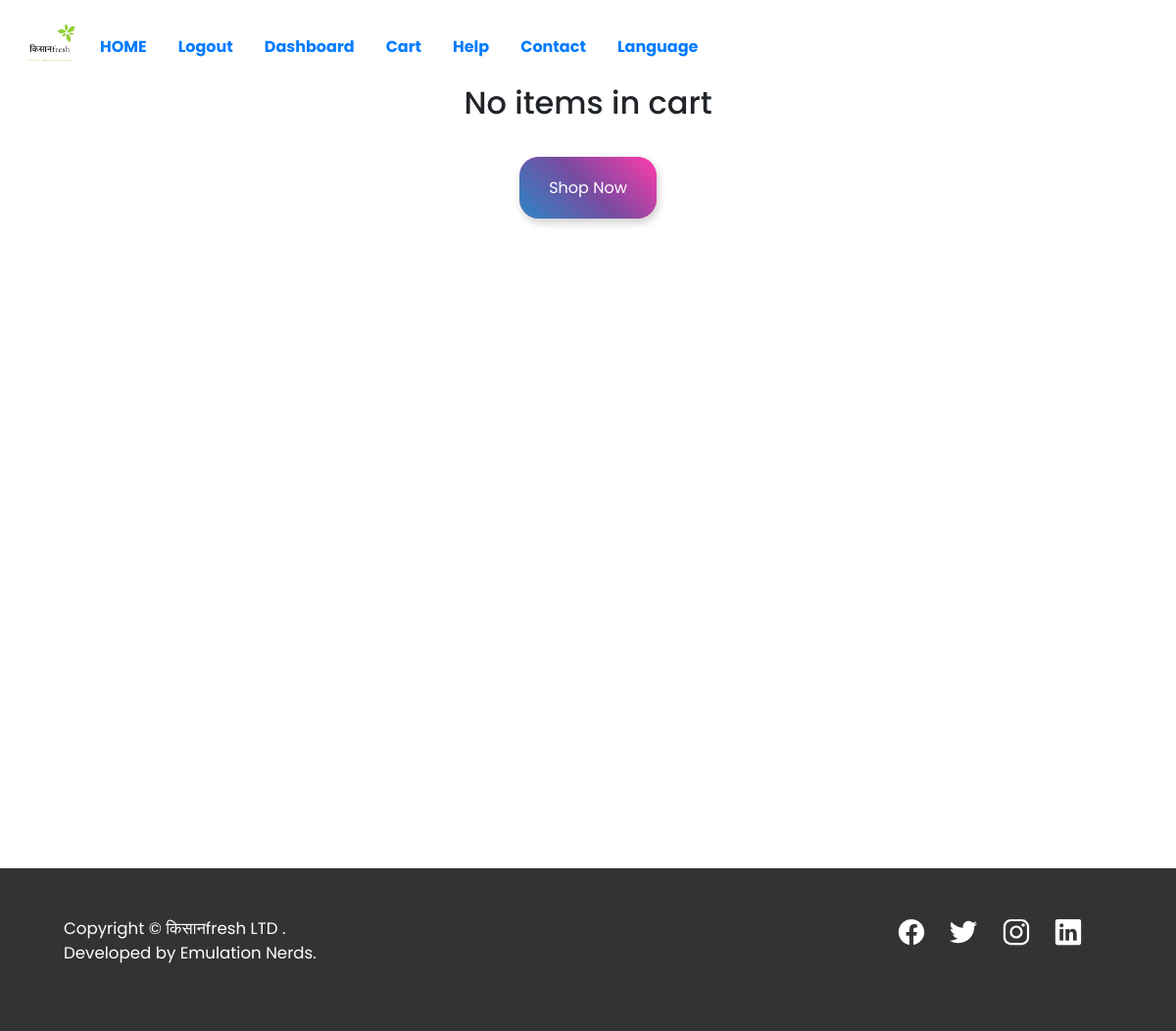
The page /cart/ (signed in) on the database as committed earlier.
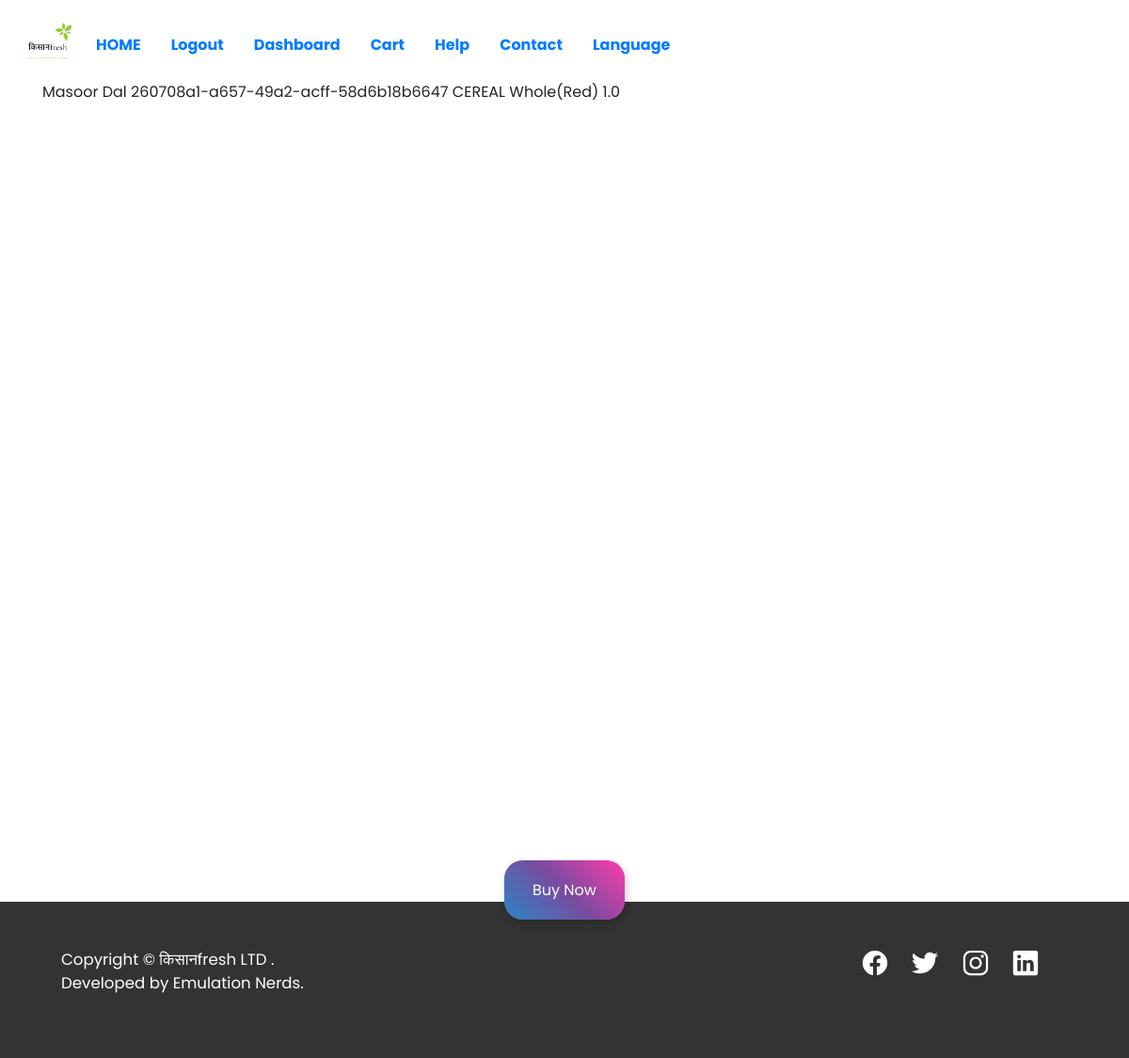
The same page on the database as committed later.
### CommodityApp/models.py (models this page shows, shortened)
class Cart(models.Model):
    username = models.CharField(max_length=100)
    name = models.CharField(max_length=200)
    comcode = models.CharField(max_length=100)
    breed=models.CharField(max_length=200,default=' ')
    weight = models.FloatField()
    type_choices = (
        ('FRUIT','Fruit'),
        ('VEGIES','Vegetables'),
        ('PULSES','Pulses'),
        ('CEREAL','Cereal'),
        ('OTHERS','Others')
    )
    type = models.CharField(max_length=100,choices=type_choices)

### CommodityApp/views.py (the view)
# urls.py: path('cart/',views.CartView,name='Cart'),
@login_required
def CartView(request):
    one = request.user.username
    a = Cart.objects.filter(username = one)
    return render(request,'cart.html',{'cart':a})

### templates/cart.html
{% extends 'index.html' %}
{% block content %}
<div class="container new">
{% if cart %}
{% for i in cart %}
  {{i.name}}
  {{i.comcode}}
  {{i.type}}
  {{i.breed}}
  {{i.weight}} </br>
{% endfor %}
{% else %}
<center>
  <h2>No items in cart</h2><br><br>
  <a href="/retailshop/" class="i-btn">Shop Now</a>
  </center>
{% endif %}
</div>
{% if cart %}
<center>
<br><br>
<a href="/buycart/" class="i-btn">Buy Now</a>
</center>
{% endif %}
{% endblock %}

Rows that differ between the two databases and show on the page:
added Cart: name "Masoor Dal", comcode "260708a1-a657-49a2-acff-58d6b18b6647", type "CEREAL", breed "Whole(Red)", weight "1.0"
Other text that changed with them:
text no longer shown: "No items in cart Shop Now"
text now shown: "Buy Now"
